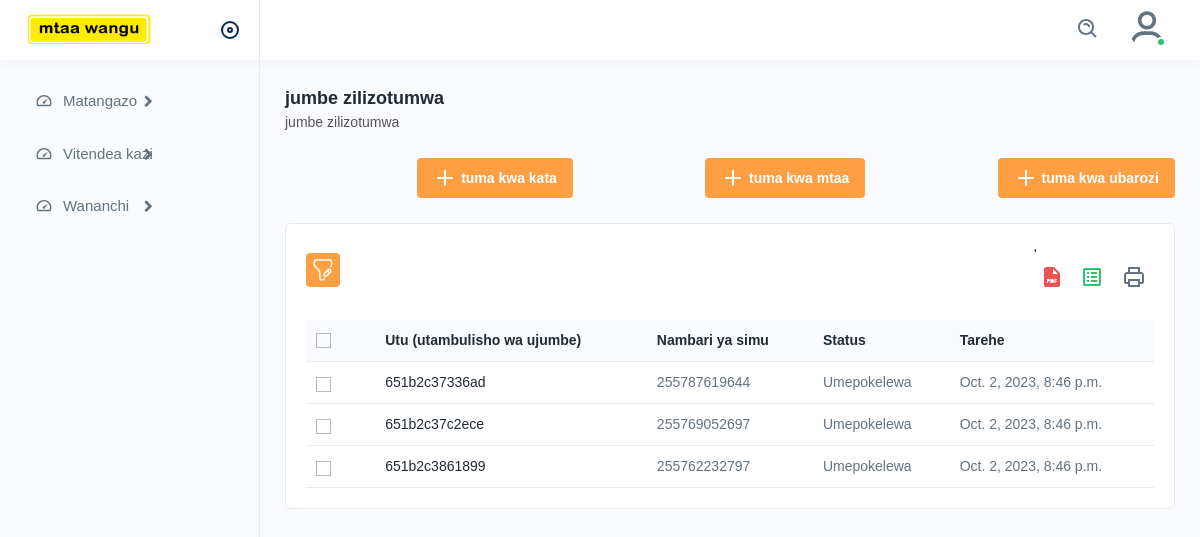
The app's page /staff-jumbe-zilizotumwa/ (signed in), older data.
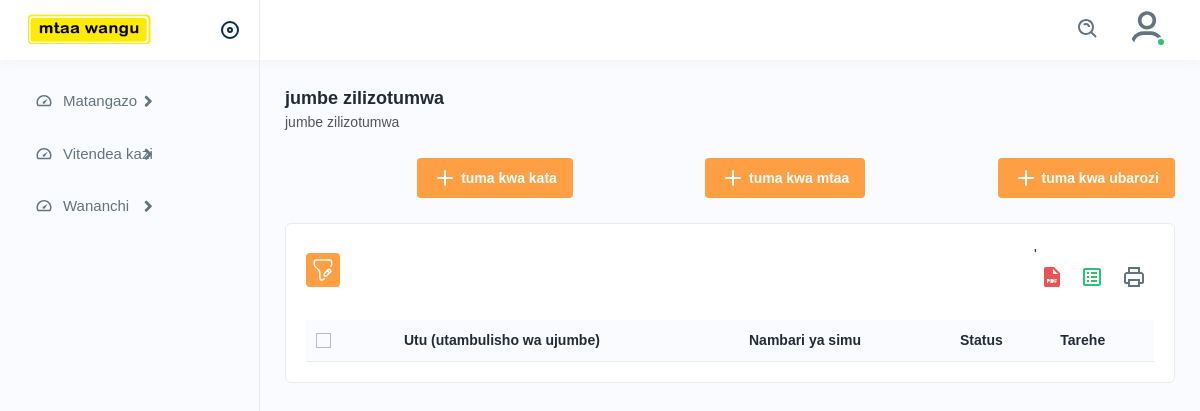
The same page, newer data.
### staff/models.py (models this page shows, shortened)
class UjumbeWaTangazoUlioFika(models.Model):
    user = models.ForeignKey(User, on_delete=models.CASCADE, null=True, related_name="limefika_user")
    ujumbe = models.TextField(null=True)
    eneo = models.CharField(max_length=255, null=True)
    utambulisho_wa_ujumbe = models.CharField(max_length=255, null=True)
    nambari_ya_simu = models.CharField(max_length=80, null=True, blank=True)
    is_delivered = models.BooleanField(default=False)
    date_created = models.DateTimeField(auto_now=True)
    class Meta:
        verbose_name_plural = 'JumbeZaTangazoZilizoFika'

### accounts/decorators.py (the view)
    def wrapper_func(request, *args, **kwargs):
        group = None
        if request.user.groups.exists():
            group = request.user.groups.all()[0].name
        if group == 'mjumbe' and request.user.is_active:
            return redirect('mjumbe-dashibodi')
        elif group == 'mwenyekiti' and request.user.is_active:
            return redirect('mwenyekiti-dashibodi')
        elif group == 'mtendaji' and request.user.is_active:
            return redirect('mtendaji-dashibodi')
        elif request.user.is_staff and request.user.is_active:
            return view_func(request, *args, **kwargs)
        else:
            return redirect('ingia')

### staff/views.py (called while the page is built)
@login_required
@staff_tu
def orodha_ya_jumbe_zilizotumwa(request):
    jumbe = tangazo_models.UjumbeWaTangazoUlioFika.objects.all()
    context = {
        'jumbe': jumbe,
    }
    return render(request, 'staff/jumbe_zilizotumwa.html', context)

### templates/staff/jumbe_zilizotumwa.html (shortened to what this page needs)
{% extends 'base/index.html' %}
{% load static %}
{% block page %}jumbe zilizotumwa{% endblock page %}
{% block slogan %}jumbe zilizotumwa{% endblock slogan %}
{% block content %}
<div class="page-header">
    <div class="page-btn">
        <a href="{% url 'staff-tuma-kwa-kata' %}" class="btn btn-added"><img src="{% static 'assets/img/icons/plus.svg' %}" alt="img" class="me-1">tuma kwa kata</a>
    </div>
    <div class="page-btn">
        <a href="{% url 'staff-tuma-kwa-mtaa' %}" class="btn btn-added"><img src="{% static 'assets/img/icons/plus.svg' %}" alt="img" class="me-1">tuma kwa mtaa</a>
    </div>
    <div class="page-btn">
        <a href="{% url 'staff-tuma-kwa-barozi' %}" class="btn btn-added"><img src="{% static 'assets/img/icons/plus.svg' %}" alt="img" class="me-1">tuma kwa ubarozi</a>
    </div>
</div>
<div class="card">
    <div class="card-body">
    <div class="table-top">
    <div class="search-set">
    <div class="search-path">
    <a class="btn btn-filter" id="filter_search">
        <img src="{% static 'assets/img/icons/filter.svg' %}" alt="img">
    </a>
    </div>
    <div class="search-input">
    <a class="btn btn-searchset"><img src="{% static 'assets/img/icons/search-white.svg' %}" alt="img"></a>
    </div>
    </div>
    <div class="wordset">'
    <ul>
    <li>
    <a data-bs-toggle="tooltip" data-bs-placement="top" title="pdf"><img src="{% static 'assets/img/icons/pdf.svg' %}" alt="img"></a>
    </li>
    <li>
    <a data-bs-toggle="tooltip" data-bs-placement="top" title="excel"><img src="{% static 'assets/img/icons/excel.svg' %}" alt="img"></a>
    </li>
    <li>
    <a data-bs-toggle="tooltip" data-bs-placement="top" title="print"><img src="{% static 'assets/img/icons/printer.svg' %}" alt="img"></a>
    </li>
    </ul>
    </div>
    </div>
    <div class="table-responsive">
    <table class="table  datanew">
    <thead>
    <tr>
    <th>
    <label class="checkboxs">
    <span class="checkmarks"></span>
    </label>
    </th>
    <th>Utu (utambulisho wa ujumbe)</th>
    <th>Nambari ya simu</th>
    <th>Status </th>
    <th>Tarehe</th>
    </tr>
    </thead>
    <tbody>
    {% for pc in jumbe %}
    <tr>
    <td>
    <label class="checkboxs">
    <span class="checkmarks"></span>
    </label>
    </td>
    <td><a href="">{{pc.utambulisho_wa_ujumbe}}</a></td>
    <td>{{pc.nambari_ya_simu}}</td>
    {% if pc.is_delivered %}
    <td>Umepokelewa</td>
    {% else %}
    <td>Sent</td>
    {% endif %}
    <td>{{pc.date_created}}</td>
    </tr>
    {% endfor %}
    </tbody>
    </table>
    </div>
    </div>
</div>
{% endblock %}

Row changes from the older to the newer data that the page shows:
removed UjumbeWaTangazoUlioFika: utambulisho_wa_ujumbe "651b2c37336ad", nambari_ya_simu "255787619644", is_delivered "Umepokelewa", date_created "Oct. 2, 2023, 8:46 p.m."
removed UjumbeWaTangazoUlioFika: utambulisho_wa_ujumbe "651b2c37c2ece", nambari_ya_simu "255769052697", is_delivered "Umepokelewa", date_created "Oct. 2, 2023, 8:46 p.m."
removed UjumbeWaTangazoUlioFika: utambulisho_wa_ujumbe "651b2c3861899", nambari_ya_simu "255762232797", is_delivered "Umepokelewa", date_created "Oct. 2, 2023, 8:46 p.m."
